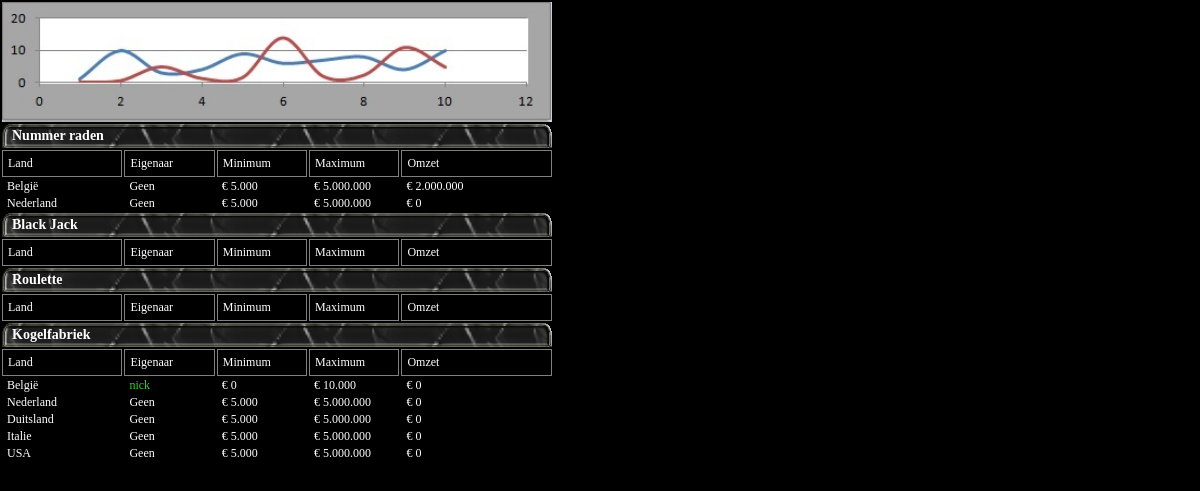
/stats_casino.php, run on the app's committed database.
### tables this page shows
CREATE TABLE `casino_types` (
  `id` int(11) NOT NULL,
  `naam` varchar(30) NOT NULL
);

CREATE TABLE `casino_objecten` (
  `id` int(11) NOT NULL,
  `type` int(11) NOT NULL,
  `land` int(2) NOT NULL DEFAULT 1,
  `prijs` int(9) NOT NULL DEFAULT 25000000,
  `eigenaar` int(9) NOT NULL,
  `mininzet` int(9) NOT NULL DEFAULT 5000,
  `maxinzet` int(9) NOT NULL DEFAULT 5000000,
  `bank` float NOT NULL DEFAULT 500000,
  `omzet` float NOT NULL,
  `datumActie` datetime NOT NULL
);

CREATE TABLE `landen` (
  `id` int(11) NOT NULL,
  `land` varchar(50) NOT NULL,
  `wietPrijs` int(5) NOT NULL DEFAULT 214,
  `hasjPrijs` int(5) NOT NULL DEFAULT 514,
  `xtcPrijs` int(5) NOT NULL DEFAULT 12345,
  `cokePrijs` int(5) NOT NULL DEFAULT 50421,
  `kogelPrijs` int(5) NOT NULL DEFAULT 1000,
  `kogels` int(9) NOT NULL DEFAULT 1000
);

CREATE TABLE `leden` (
  `id` int(11) NOT NULL,
  `login` varchar(20) NOT NULL,
  `wachtwoord` varchar(64) NOT NULL,
  `email` varchar(60) NOT NULL,
  `ip` varchar(32) NOT NULL,
  `activated` varchar(11) NOT NULL,
  `land` int(2) NOT NULL DEFAULT 1,
  `leven` int(3) NOT NULL DEFAULT 100,
  `status` varchar(6) NOT NULL DEFAULT 'levend',
  `online` datetime DEFAULT NULL,
  `geslacht` int(1) NOT NULL DEFAULT 0,
  `datumdood` datetime DEFAULT NULL,
  `rang` int(2) NOT NULL DEFAULT 0,
  `rangvordering` decimal(5,2) NOT NULL DEFAULT 0.00,
  `killskill` int(5) NOT NULL DEFAULT 0,
  `vervoer` int(1) NOT NULL DEFAULT 1,
  `wapen` int(1) NOT NULL DEFAULT 0,
  `verdediging` int(1) NOT NULL DEFAULT 0,
  `bodyguards` int(1) NOT NULL DEFAULT 0,
  `kogels` float NOT NULL DEFAULT 500,
  `cash` varchar(12) NOT NULL DEFAULT '5000',
  `bank` int(10) NOT NULL DEFAULT 25000,
  `familie` int(9) NOT NULL DEFAULT 0,
  `familierang` int(1) NOT NULL DEFAULT 0,
  `level` int(1) NOT NULL DEFAULT 0,
  `ban` int(1) NOT NULL DEFAULT 0,
  `krassen` int(2) NOT NULL DEFAULT 50,
  `kills` int(3) NOT NULL DEFAULT 0,
  `sniper` int(1) NOT NULL DEFAULT 0,
  `bazooka` int(1) NOT NULL DEFAULT 0,
  `minigun` int(1) NOT NULL DEFAULT 0,
  `antibazooka` int(1) NOT NULL DEFAULT 0,
  `antisniper` int(1) NOT NULL DEFAULT 0,
  `geregistreerd` datetime NOT NULL DEFAULT current_timestamp(),
  `vip` int(1) NOT NULL DEFAULT 0,
  `vipCoins` int(3) NOT NULL DEFAULT 0,
  `banner` int(1) NOT NULL DEFAULT 1,
  `mini_banner` int(1) NOT NULL DEFAULT 1,
  `profiel_info` varchar(1000) NOT NULL DEFAULT 'Geen informatie opgegeven',
  `profiel_pic` varchar(100) NOT NULL DEFAULT 'images/system/noimage.jpeg',
  `wiet` int(9) NOT NULL DEFAULT 0,
  `hasj` int(9) NOT NULL DEFAULT 0,
  `xtc` int(9) NOT NULL DEFAULT 0,
  `coke` int(9) NOT NULL DEFAULT 0
);

### SYSTEM_CONFIGURATION.php (called while the page is built, shortened)
<?php
$SYSTEM_STYLE = "1";
?>

### include/functions.php (called while the page is built, shortened)
<?php
function formatDecimaal($var){
	return number_format($var,0,",",".");
}
?>

### stats_casino.php (the view, shortened to what this page needs)
<?php
include("config.php");
include("include/functions.php");
include("SYSTEM_CONFIGURATION.php");
?>
<link href="stijl<?php echo $SYSTEM_STYLE; ?>.css" type="text/css" rel="stylesheet" />
<table width="550px" class="inhoud_table" colspan="5">
<?php
if(isset($_SESSION['id'])){
	if($spelerInfo->mini_banner == 1){
		echo "
		<tr>
			<td colspan='6'><img src='images/headers/stats.jpg' width='550px' height='120px' alt='statistieken' /></td>
		</tr>";
	}
} else {
	echo "
	<tr>
		<td colspan='6'><img src='images/headers/stats.jpg' width='550px' height='120px' alt='statistieken' /></td>
	</tr>";
}
?>
<?php
	$casinoSql = mysqli_query($con,"SELECT * FROM casino_types");
	while($casinos = mysqli_fetch_object($casinoSql)){
?>
	<tr>
		<td class='table_subTitle' colspan='6'><?php echo $casinos->naam; ?></td>
	</tr>
	<tr>
		<td class="table_mainTxt outline padding_5" width="20%" colspan="1">Land</td>
		<td class="table_mainTxt outline padding_5" width="15%" colspan="1">Eigenaar</td>
		<td class="table_mainTxt outline padding_5" width="15%" colspan="1">Minimum</td>
		<td class="table_mainTxt outline padding_5" width="15%" colspan="1">Maximum</td>
		<td class="table_mainTxt outline padding_5" width="25%" colspan="1">Omzet</td>
	</tr>
<?php
	$objectSql = mysqli_query($con,"SELECT * FROM casino_objecten WHERE type='" . $casinos->id . "'");
	while($object = mysqli_fetch_object($objectSql)){
		$landSql = mysqli_query($con,"SELECT * FROM landen WHERE id='" . $object->land . "'");
		$land = mysqli_fetch_object($landSql);
		$eigenaarTxt = "Geen";
		if($object->eigenaar != 0)
		{
			$eigenaarSql = mysqli_query($con,"SELECT * FROM leden WHERE id='" . $object->eigenaar . "'");
			$eigenaar = mysqli_fetch_object($eigenaarSql);
			$eigenaarTxt = "<a href=\"speler_profiel.php?x=" . $eigenaar->id . "\">" . $eigenaar->login . "</a>";
		}
		$omzet = formatDecimaal($object->omzet);
		print"
		<tr>
			<td class='table_mainTxt'>" . utf8_encode($land->land) . "</td>
			<td class='table_mainTxt'>" . $eigenaarTxt . "</td>
			<td class='table_mainTxt'>&euro; " . formatDecimaal($object->mininzet) . "</td>
			<td class='table_mainTxt'>&euro; " . formatDecimaal($object->maxinzet) . "</td>
			<td class='table_mainTxt'>&euro; " . $omzet . "</td>
		</tr>
		";
	}
}
?>
</table>

### stijl1.css (style rules this page uses)
* { margin:0px; padding:0px; border:0px; outline:0px; }
body a { text-decoration:none; color:limegreen; }
.outline { border:1px solid gray; }
.inhoud_table { background-color:black; }
.table_subTitle { background: url("images/subtitle_bg.gif"); background-size:100%; color:white; font-weight:bold; font-size:14px; padding:2px 10px; line-height:20px; }
.table_mainTxt { background-color:black; color:white; font-size:12px; padding-left:5px; }
.padding_5 { padding:5px; }

### data on the page
casino_types: naam "Nummer raden"
casino_objecten: landen.land "België", eigenaarTxt "Geen", mininzet "5.000", maxinzet "5.000.000", omzet "2.000.000"
casino_objecten: landen.land "Nederland", eigenaarTxt "Geen", mininzet "5.000", maxinzet "5.000.000", omzet "0"
casino_types: naam "Black Jack"
casino_types: naam "Roulette"
casino_types: naam "Kogelfabriek"
casino_objecten: landen.land "België", leden.login "nick", mininzet "0", maxinzet "10.000", omzet "0"
casino_objecten: landen.land "Nederland", eigenaarTxt "Geen", mininzet "5.000", maxinzet "5.000.000", omzet "0"
casino_objecten: landen.land "Duitsland", eigenaarTxt "Geen", mininzet "5.000", maxinzet "5.000.000", omzet "0"
casino_objecten: landen.land "Italie", eigenaarTxt "Geen", mininzet "5.000", maxinzet "5.000.000", omzet "0"
casino_objecten: landen.land "USA", eigenaarTxt "Geen", mininzet "5.000", maxinzet "5.000.000", omzet "0"
